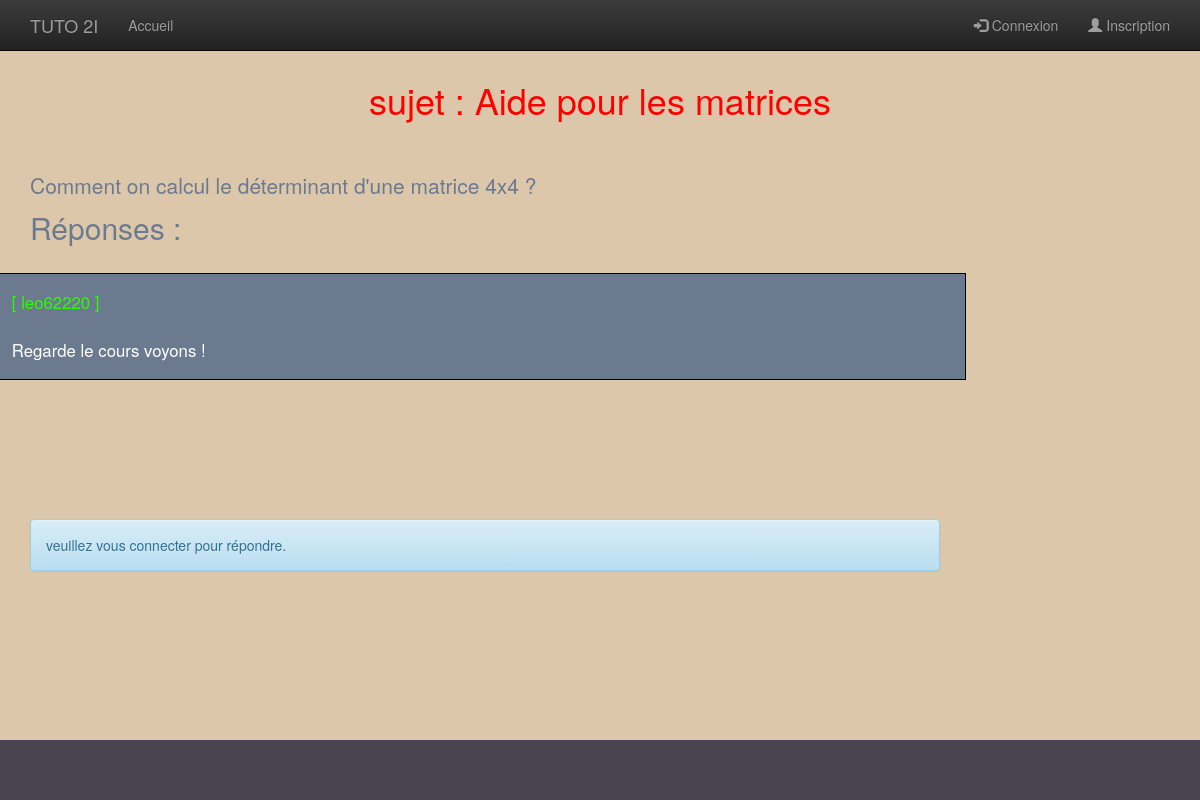
The page /index.php?view=topic_page&id=32 on the database its author committed.
### tables this page shows
CREATE TABLE `topic` (
  `Topic_id` int(11) NOT NULL,
  `Forum_id` int(11) DEFAULT NULL,
  `Topic_title` varchar(50) DEFAULT NULL,
  `Topic_creator` varchar(50) DEFAULT NULL,
  `Topic_date` date DEFAULT NULL,
  `Topic_content` text NOT NULL,
  `Topic_genre` varchar(40) DEFAULT NULL,
  `Topic_grade` int(11) DEFAULT NULL,
  `Topic_first post` text,
  `Topic_last_post` text,
  `responses` varchar(150) DEFAULT NULL
);

CREATE TABLE `responses` (
  `responses_id` int(11) NOT NULL,
  `topic_id` int(11) DEFAULT NULL,
  `responses_content` varchar(50) DEFAULT NULL,
  `responses_creator` varchar(15) DEFAULT NULL
);

### libs/maLibSQL.pdo.php (called while the page is built, shortened)
<?php
include_once "config.php";
function SQLSelect($sql)
{
 	global $BDD_host;
	global $BDD_base;
 	global $BDD_user;
 	global $BDD_password;
	try {
		$dbh = new PDO("mysql:host=$BDD_host;dbname=$BDD_base", $BDD_user, $BDD_password);
	} catch (PDOException $e) {
		die("<font color=\"red\">SQLSelect: Erreur de connexion : " . $e->getMessage() . "</font>");
	}
	$dbh->exec("SET CHARACTER SET utf8");
	$res = $dbh->query($sql);
	$num = $res->rowCount();
	if ($num==0) return false;
	else return $res;
}
function parcoursRs($result)
{
	if  ($result == false) return array();
	$result->setFetchMode(PDO::FETCH_ASSOC);
	while ($ligne = $result->fetch())
		$tab[]= $ligne;
	return $tab;
}
?>

### libs/modele.php (called while the page is built, shortened)
<?php
include_once("maLibSQL.pdo.php");
function view_topic($id){
     $SQL = "SELECT Topic_title, Topic_content from topic where Topic_id = '$id'";
     return parcoursRs(SQLSelect($SQL));
}
function get_responses($id){
    $SQL = "SELECT * from responses where topic_id = '$id' order by responses_id asc";
    return parcoursRs(SQLSelect($SQL));
}
?>

### libs/maLibUtils.php (called while the page is built, shortened)
<?php
function valider($nom,$type="REQUEST")
{
	switch($type)
	{
		case 'REQUEST':
		if(isset($_REQUEST[$nom]) && !($_REQUEST[$nom] == ""))
			return proteger($_REQUEST[$nom]);
		break;
		case 'SESSION':
		if(isset($_SESSION[$nom]) && !($_SESSION[$nom] == ""))
			return $_SESSION[$nom];
		break;
	}
	return false;
}
function proteger($str)
{
	if (is_array($str))
	{
		$nextTab = array();
		foreach($str as $cle => $val)
		{
			$nextTab[$cle] = addslashes($val);
		}
		return $nextTab;
	}
	else
		return addslashes ($str);
}
?>

### templates/topic_page.php (the view, shortened to what this page needs)
<?php
$t_id = $_GET['id'];
?>
<link href="css/home_css.css" rel="stylesheet">
<div class="topic">
    <div  style ="color:red; text-align: center;" class="title">
    <?php
        $user_topic = view_topic($t_id);
        foreach($user_topic as $elements)
            $title = $elements["Topic_title"];
        echo '<h1>sujet : '.$title.'</h1>  <br/> <br/>';
    ?>
    </div>
    <div class="content">
        <?php
        echo '<div>'.$elements["Topic_content"].'</font>'.'</div>'; ?>
    </div>
</div>
<div name="decale a droite" style="position: relative; right: 85px; bottom:40px;">
    <div class='responses'>
      <div style="position: relative; left: 85px; top:30px;">  <h2>Réponses : </h2> </div>
            <div style="position: relative; bottom:55px; right:35px;">
        <?php
            $responses = get_responses($t_id);
            foreach($responses as $r_element){
                $reponses = $r_element["responses_content"];
                $helper = $r_element["responses_creator"];
                echo '<div class="topic_res"> <span style="color:#2AFD00;">  [ '. $helper.' ] '.'</span>'.'<br/> <br/>'.$reponses.'</div> </font>';
            }
        ?>
            </div>
    </div>
<?php
if (valider("connecte","SESSION"))
{
?>
    <div class="reponse">
        <form action="controleur.php">
            <div style="position: relative; right: 55px; bottom: 50px;"> <textarea name = content class="form-control" rows="5" id="comment"></textarea> </br>
            <?php
                if(isset($member))
                    echo '<input name="pseudo" value="'.$member.'" hidden>';
            ?>
            <button class="btn btn-default" type="submit" value="Répondre" name="action">Répondre</input> </button>
            <?php echo '<input name="id" value="'.$t_id.'" hidden>'; ?>
            </div>
        </form>
    </div>
<?php
}
else
{
?>
    <div class="alignmsgdeco"> <div class="alert alert-info"> <p> veuillez vous connecter pour répondre. </p> </div> </div>
<?php
}
?>
</div>

### css/sticky-footer.css (style rules this page uses)
html, body { height: 100%; }

### css/Home_css.css (style rules this page uses)
html, body { margin: 0; padding: 0; background: #DCC7AA; color: #6B7A8F; }
.responses { margin: 5em 0; font-size: 0.3em; }
.responses h2 { margin-bottom: 10%; }
.content { font-size: 1.5em; }
.topic_res { font-size: 4em; border: 1px black solid; background-color: #6B7A8F; margin: 5em; padding: 1em; color:white; }
.alignmsgdeco { position: relative; left: 85px; margin-right: 230px; }

### rows shown on the page
topic: Topic_title "Aide pour les matrices", Topic_content "Comment on calcul le déterminant d'une matrice 4x4 ?"
responses: responses_creator "leo62220", responses_content "Regarde le cours voyons !"

### other values the page prints
$label "Accueil"
